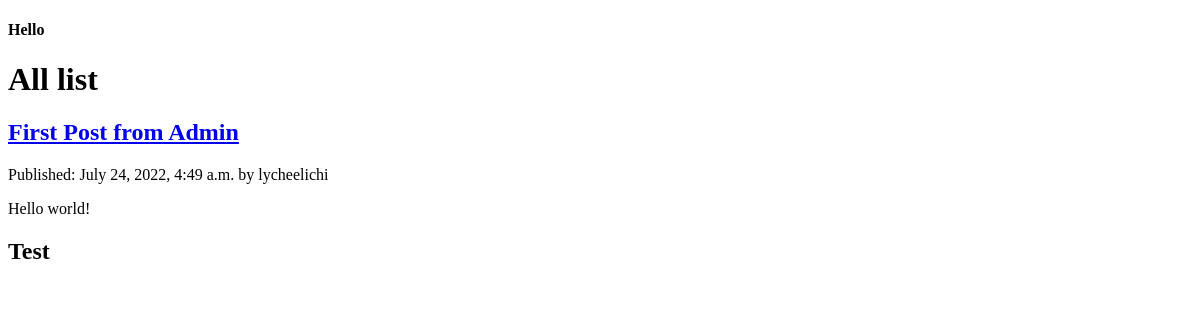
/blog/, run on an earlier commit of the app's database.
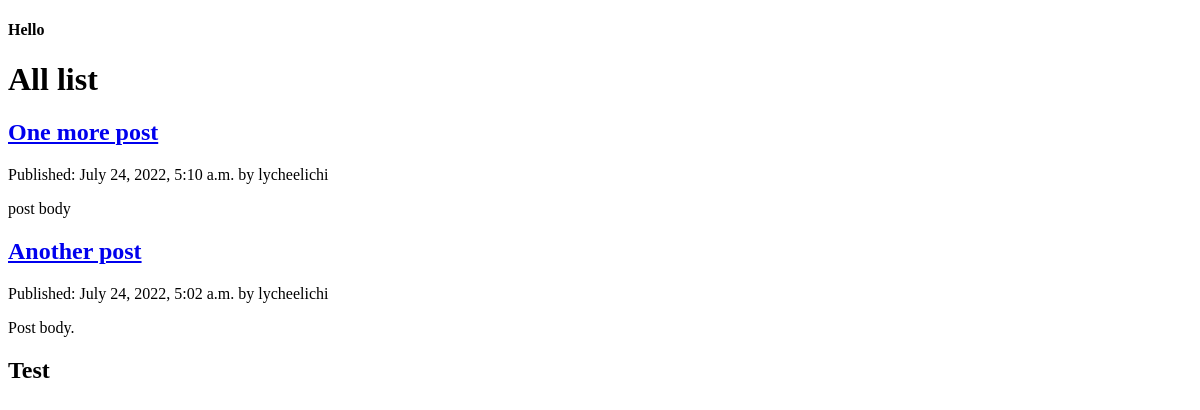
And on a later commit of the database.
### blog/models.py (models this page shows)
class Post(models.Model):
    STATUS_CHOICES = (
        ('draft', 'Draft'),
        ('published', 'Published'),
    )
    title = models.CharField(max_length=250)
    slug = models.SlugField(max_length=250, unique_for_date='published')
    author = models.ForeignKey(User, on_delete=models.CASCADE, related_name='blog_posts')
    body = models.TextField()
    published = models.DateTimeField(default=timezone.now)
    created = models.DateTimeField(auto_now_add=True)
    updated = models.DateTimeField(auto_now=True)
    status = models.CharField(max_length=10, choices=STATUS_CHOICES, default='draft')
    class Meta:
        ordering = ['-published']
    def __str__(self):
        return self.title
    objects = models.Manager()
    publish = PublishedManager()
    def get_absolute_url(self):
        return reverse('blog:post_detail',args=[self.published.year,self.published.month,self.published.day,self.slug])

### blog/views.py (the view)
# urls.py: path('', views.post_list, name='post_list'),
def post_list(request):
    posts = Post.objects.all()
    print(posts)
    return render(request, 'blog/post/list.html',context={'posts':posts})

### blog/templates/blog/post/list.html (shortened to what this page needs)
{% extends 'base.html' %}
{% block content %}
<h1>All list</h1>
{% for post in posts %}
<h2>
    <a href="{{post.get_absolute_url}}">
        {{ post.title}}
    </a>
    </h2>
    <p class="date">
        Published: {{post.published}} by {{post.author}}
    </p>
    {{post.body|linebreaks}}
    {% endfor %}
{% endblock %}

### blog/templates/base.html (shortened to what this page needs)
{% load static %}
<!DOCTYPE html>
<html>
<head>
</head>
<body>
<h4>Hello</h4>
    <div id="content">
        {% block content %}
        {% endblock %}
    </div>
    <div id="sidebar">
        <h2>Test</h2>
    </div>
</body>
</html>

What changed in the data, as far as the page shows it:
removed Post: title "First Post from Admin", published "July 24, 2022, 4:49 a.m.", author "lycheelichi", body "Hello world!"
added Post: title "One more post", published "July 24, 2022, 5:10 a.m.", author "lycheelichi", body "post body"
added Post: title "Another post", published "July 24, 2022, 5:02 a.m.", author "lycheelichi", body "Post body."
